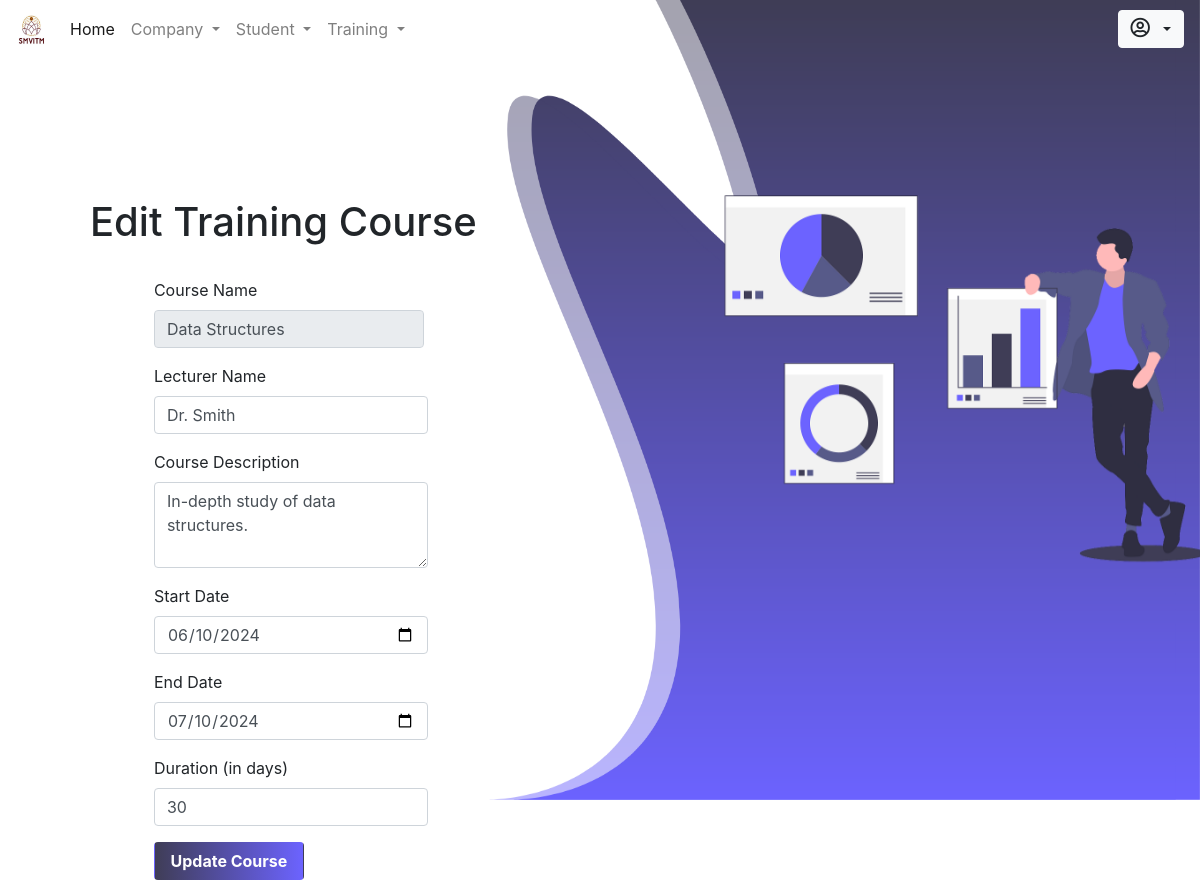
Page /admin/edittraining.php?edit=Data Structures on the committed database.
### tables this page shows
CREATE TABLE `training` (
  `course` varchar(255) NOT NULL,
  `lecturer` varchar(255) NOT NULL,
  `description` text NOT NULL,
  `start_date` date NOT NULL,
  `end_date` date NOT NULL,
  `duration` int(11) NOT NULL
);

### admin/edittraining.php (the view, shortened to what this page needs)
<!DOCTYPE html>
<html lang="en">
<head>
    <link rel="stylesheet" type="text/css" href="css/addcomp.css">
    <?php include_once 'includes/head.php' ?>
</head>
<body>
    <div>
        <img id="img2" src="../images/trainingicon.png" width="600px" style="position: absolute; position: fixed; z-index: 1; margin-left: 55%; margin-top: 20vh;">
    </div>
    <img src="../images/training.png" id="img1">
    <?php include_once 'includes/nav.php' ?>
    <div class="content" style="margin-top: 140px; margin-left: -10px;">
        <h1 class="form-row justify-content-center" style="margin-left: 100px;">Edit Training Course</h1> <br>
        <form action="php/edittraining.inc.php" method="POST">
            <div class="row justify-content-center align-items-baseline">
                <div class="center one">
                    <?php
                    include_once '../includes/db.inc.php';
                    if (isset($_GET['edit'])) {
                        $course = $_GET['edit'];
                        $sql = "SELECT * FROM training WHERE course='$course'";
                        $res = mysqli_query($conn, $sql);
                        if (mysqli_num_rows($res) > 0) {
                            $row = mysqli_fetch_assoc($res);
                    ?>
                                <div class="form-group col-md-12">
                                    <label for="course">Course Name</label>
                                    <input type="text" class="form-control" id="course" name="course" style="width: 270px;" value="<?php echo $row['course'] ?>" readonly>
                                </div>
                                <div class="form-group col-md-12">
                                    <label for="lecturer">Lecturer Name</label>
                                    <input type="text" class="form-control" id="lecturer" name="lecturer" value="<?php echo $row['lecturer'] ?>">
                                </div>
                                <div class="form-group col-md-12">
                                    <label for="description">Course Description</label>
                                    <textarea class="form-control" id="description" name="description" rows="3"><?php echo $row['description'] ?></textarea>
                                </div>
                                <div class="form-group col-md-12">
                                    <label for="start_date">Start Date</label>
                                    <input type="date" class="form-control" id="start_date" name="start_date" value="<?php echo $row['start_date'] ?>">
                                </div>
                                <div class="form-group col-md-12">
                                    <label for="end_date">End Date</label>
                                    <input type="date" class="form-control" id="end_date" name="end_date" value="<?php echo $row['end_date'] ?>">
                                </div>
                                <div class="form-group col-md-12">
                                    <label for="duration">Duration (in days)</label>
                                    <input type="number" class="form-control" id="duration" name="duration" placeholder="Duration in days" value="<?php echo $row['duration'] ?>">
                                </div>
                                <div class="form-group col-md-12">
                                    <button type="submit" class="btn" name="update" style="width: 150px; color: white; font-weight: bold; background: linear-gradient(to left, #6C63FF, #3F3D56);">Update Course</button>
                                </div>
                    <?php
                        } else {
                            echo "No course found with that name.";
                        }
                    } else {
                        echo "No course name specified for editing.";
                    }
                    ?>
                </div>
            </div>
        </form>
    </div>
</body>
</html>

### admin/css/addcomp.css (style rules this page uses)
#img1 { position: absolute; height: 100vh; width: 100%; position: fixed; }
#img1,.content { position: absolute; }
form { margin-left: 120px; }
button { background: #514DC0; }
#img2 { z-index: 0; }

### rows in the picture
training: course "Data Structures", lecturer "Dr. Smith", description "In-depth study of data structures.", start_date "06/10/2024", end_date "07/10/2024", duration "30"
